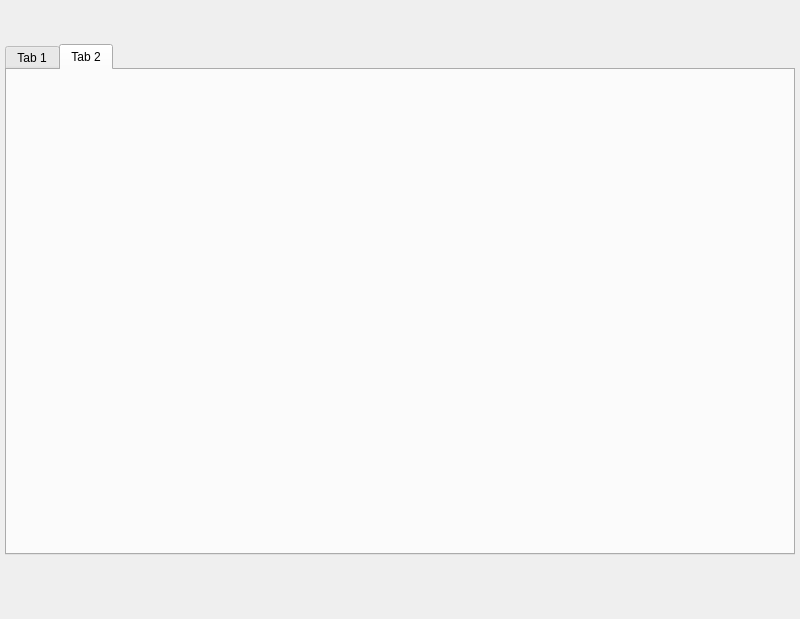
<?xml version="1.0" encoding="UTF-8"?>
<ui version="4.0">
 <class>SerpentLibWindow</class>
 <widget class="QMainWindow" name="SerpentLibWindow">
  <property name="geometry">
   <rect>
    <x>0</x>
    <y>0</y>
    <width>800</width>
    <height>619</height>
   </rect>
  </property>
  <property name="windowTitle">
   <string>SerpentLibWindow</string>
  </property>
  <widget class="QWidget" name="centralwidget">
   <widget class="QTabWidget" name="tabWidget">
    <property name="geometry">
     <rect>
      <x>5</x>
      <y>44</y>
      <width>790</width>
      <height>511</height>
     </rect>
    </property>
    <property name="currentIndex">
     <number>1</number>
    </property>
    <widget class="QWidget" name="tab">
     <attribute name="title">
      <string>Tab 1</string>
     </attribute>
    </widget>
    <widget class="QWidget" name="tab_2">
     <attribute name="title">
      <string>Tab 2</string>
     </attribute>
    </widget>
   </widget>
  </widget>
  <widget class="QMenuBar" name="menubar">
   <property name="geometry">
    <rect>
     <x>0</x>
     <y>0</y>
     <width>800</width>
     <height>23</height>
    </rect>
   </property>
  </widget>
 </widget>
 <resources/>
 <connections/>
</ui>
